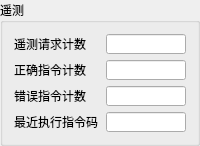
      <widget class="QGroupBox" name="groupBox_13">
       <property name="sizePolicy">
        <sizepolicy hsizetype="Preferred" vsizetype="Preferred">
         <horstretch>2</horstretch>
         <verstretch>0</verstretch>
        </sizepolicy>
       </property>
       <property name="font">
        <font>
         <family>宋体</family>
         <pointsize>9</pointsize>
        </font>
       </property>
       <property name="title">
        <string>遥测</string>
       </property>
       <layout class="QGridLayout" name="gridLayout_4">
        <item row="0" column="0">
         <widget class="QLabel" name="label">
          <property name="sizePolicy">
           <sizepolicy hsizetype="Preferred" vsizetype="Preferred">
            <horstretch>0</horstretch>
            <verstretch>0</verstretch>
           </sizepolicy>
          </property>
          <property name="font">
           <font>
            <family>宋体</family>
            <pointsize>9</pointsize>
           </font>
          </property>
          <property name="layoutDirection">
           <enum>Qt::LeftToRight</enum>
          </property>
          <property name="text">
           <string>遥测请求计数</string>
          </property>
         </widget>
        </item>
        <item row="0" column="1">
         <widget class="QLineEdit" name="cgYCline_1">
          <property name="sizePolicy">
           <sizepolicy hsizetype="Preferred" vsizetype="Fixed">
            <horstretch>0</horstretch>
            <verstretch>0</verstretch>
           </sizepolicy>
          </property>
          <property name="maximumSize">
           <size>
            <width>80</width>
            <height>20</height>
           </size>
          </property>
          <property name="font">
           <font>
            <family>宋体</family>
            <pointsize>9</pointsize>
           </font>
          </property>
          <property name="layoutDirection">
           <enum>Qt::LeftToRight</enum>
          </property>
          <property name="alignment">
           <set>Qt::AlignCenter</set>
          </property>
         </widget>
        </item>
        <item row="1" column="0">
         <widget class="QLabel" name="label_4">
          <property name="sizePolicy">
           <sizepolicy hsizetype="Preferred" vsizetype="Preferred">
            <horstretch>0</horstretch>
            <verstretch>0</verstretch>
           </sizepolicy>
          </property>
          <property name="font">
           <font>
            <family>宋体</family>
            <pointsize>9</pointsize>
           </font>
          </property>
          <property name="layoutDirection">
           <enum>Qt::LeftToRight</enum>
          </property>
          <property name="text">
           <string>正确指令计数</string>
          </property>
         </widget>
        </item>
        <item row="1" column="1">
         <widget class="QLineEdit" name="cgYCline_2">
          <property name="sizePolicy">
           <sizepolicy hsizetype="Preferred" vsizetype="Fixed">
            <horstretch>0</horstretch>
            <verstretch>0</verstretch>
           </sizepolicy>
          </property>
          <property name="maximumSize">
           <size>
            <width>80</width>
            <height>20</height>
           </size>
          </property>
          <property name="font">
           <font>
            <family>宋体</family>
            <pointsize>9</pointsize>
           </font>
          </property>
          <property name="layoutDirection">
           <enum>Qt::LeftToRight</enum>
          </property>
          <property name="alignment">
           <set>Qt::AlignCenter</set>
          </property>
         </widget>
        </item>
        <item row="2" column="0">
         <widget class="QLabel" name="label_7">
          <property name="sizePolicy">
           <sizepolicy hsizetype="Preferred" vsizetype="Preferred">
            <horstretch>0</horstretch>
            <verstretch>0</verstretch>
           </sizepolicy>
          </property>
          <property name="font">
           <font>
            <family>宋体</family>
            <pointsize>9</pointsize>
           </font>
          </property>
          <property name="layoutDirection">
           <enum>Qt::LeftToRight</enum>
          </property>
          <property name="text">
           <string>错误指令计数</string>
          </property>
         </widget>
        </item>
        <item row="2" column="1">
         <widget class="QLineEdit" name="cgYCline_3">
          <property name="sizePolicy">
           <sizepolicy hsizetype="Preferred" vsizetype="Fixed">
            <horstretch>0</horstretch>
            <verstretch>0</verstretch>
           </sizepolicy>
          </property>
          <property name="maximumSize">
           <size>
            <width>80</width>
            <height>20</height>
           </size>
          </property>
          <property name="font">
           <font>
            <family>宋体</family>
            <pointsize>9</pointsize>
           </font>
          </property>
          <property name="layoutDirection">
           <enum>Qt::LeftToRight</enum>
          </property>
          <property name="alignment">
           <set>Qt::AlignCenter</set>
          </property>
         </widget>
        </item>
        <item row="3" column="0">
         <widget class="QLabel" name="label_8">
          <property name="sizePolicy">
           <sizepolicy hsizetype="Preferred" vsizetype="Preferred">
            <horstretch>0</horstretch>
            <verstretch>0</verstretch>
           </sizepolicy>
          </property>
          <property name="font">
           <font>
            <family>宋体</family>
            <pointsize>9</pointsize>
           </font>
          </property>
          <property name="layoutDirection">
           <enum>Qt::LeftToRight</enum>
          </property>
          <property name="text">
           <string>最近执行指令码</string>
          </property>
         </widget>
        </item>
        <item row="3" column="1">
         <widget class="QLineEdit" name="cgYCline_4">
          <property name="sizePolicy">
           <sizepolicy hsizetype="Preferred" vsizetype="Fixed">
            <horstretch>0</horstretch>
            <verstretch>0</verstretch>
           </sizepolicy>
          </property>
          <property name="maximumSize">
           <size>
            <width>80</width>
            <height>20</height>
           </size>
          </property>
          <property name="font">
           <font>
            <family>宋体</family>
            <pointsize>9</pointsize>
           </font>
          </property>
          <property name="layoutDirection">
           <enum>Qt::LeftToRight</enum>
          </property>
          <property name="alignment">
           <set>Qt::AlignCenter</set>
          </property>
         </widget>
        </item>
       </layout>
      </widget>
